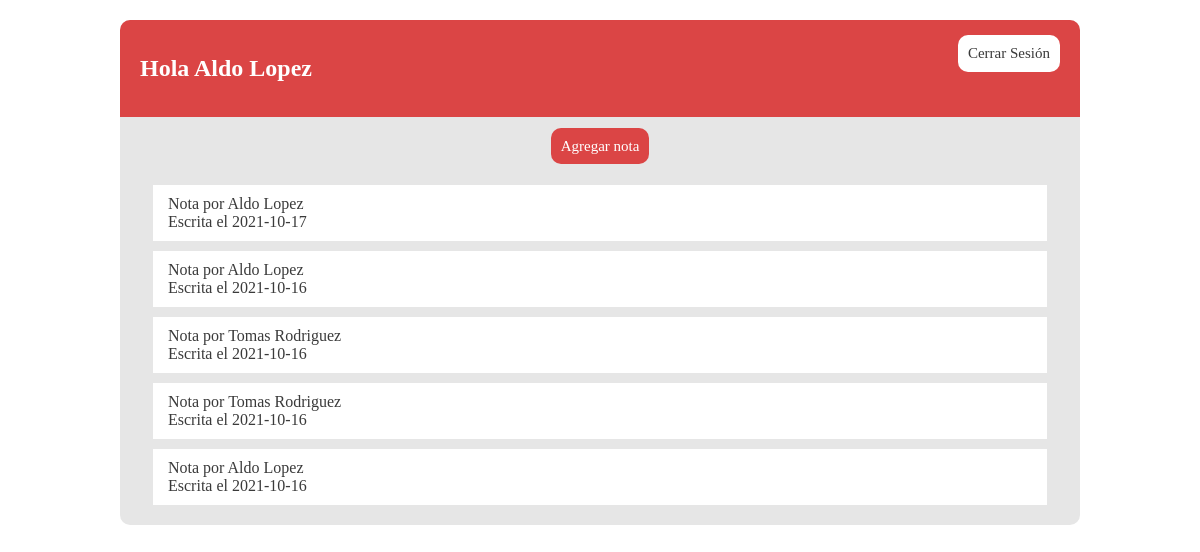
/index (signed in), run on the app's committed database.
### tables this page shows
CREATE TABLE `personal` (
  `idpersonal` int(11) NOT NULL,
  `apepaterno` varchar(80) NOT NULL,
  `apematerno` varchar(80) NOT NULL,
  `nombre` varchar(100) NOT NULL,
  `direccion` varchar(180) NOT NULL,
  `fechadeingreso` date NOT NULL
);

CREATE TABLE `nota` (
  `idnota` int(11) NOT NULL,
  `personal` int(11) NOT NULL,
  `contenido` text NOT NULL,
  `fecha` date NOT NULL
);

### www/model/usuario/ver_perfil.php (called while the page is built)
<?php
    $sql="SELECT * FROM registrousuario WHERE nombreusuario=:usuario";
    $resultado=$base->prepare($sql);
    $resultado->bindValue(":usuario",$usuario);
    $resultado->execute();
    $registro=$resultado->fetch((PDO::FETCH_ASSOC));
    $personal = $registro["personal"];
    $tipo = $registro["tipo"];
    $sql="SELECT apepaterno, nombre FROM personal WHERE idpersonal=:personal";
    $resultado=$base->prepare($sql);
    $resultado->bindValue(":personal",$personal);
    $resultado->execute();
    $registro=$resultado->fetch((PDO::FETCH_ASSOC));
    $profilename = $registro["nombre"] . " " . $registro["apepaterno"];
?>

### www/model/nota/seleccionar_notas.php (called while the page is built)
<?php
    $sql="SELECT A.idnota, A.fecha,
    (SELECT CONCAT(B.nombre,' ',B.apepaterno) FROM personal B WHERE B.idpersonal=A.personal) AS Nombre
    FROM nota A ORDER BY A.idnota DESC, A.fecha DESC";
    $resultado=$base->prepare($sql);
    $resultado->execute();
    $notas=$resultado->fetchAll((PDO::FETCH_OBJ));
?>

### www/view/principal/principal.php (the view)
<div class="main">
    <nav>
        <a href="logout">Cerrar Sesión</a>
        <h2>Hola <?= $profilename;?></h2>
    </nav>
    <div class="agregar-nota">
        <?php if($tipo=='Interno'){ ?>
            <a href="agregar-nota">Agregar nota</a>
        <?php }else{?>
            <span><i>Sólo el personal interno puede agregar una nota</i></span>
        <?php }?>
    </div>
    <div class="notas">
        <?php foreach($notas as $nota) { ?>
        <a href="nota?id=<?= $nota->idnota?>">
            <span>Nota por <?= $nota->Nombre?></span> <br>
            <span>Escrita el <?= $nota->fecha?></span>
        </a>
        <?php } ?>
    </div>
</div>

### www/style/index.css (style rules this page uses)
body { margin: 0; padding: 0; font-family: ProximaNova-Regular; }
.main { width: 80%; margin: 20px auto; background: #e6e6e6; border-radius: 10px; padding: 0px 0px 10px 0px; }
.main nav { background: #db4545; padding: 15px 20px; border-top-left-radius: 10px; border-top-right-radius: 10px; color: #FFFFFF; }
.main nav a { font-size: 15px; font-family: Proxima Nova Bold; text-decoration: none; color: #3a3a3a; padding: 10px; border-radius: 10px; background: #FFFFFF; float: right; }
.main .agregar-nota { text-align: center; padding: 20px 0px; }
.main .agregar-nota a { font-size: 15px; font-family: Proxima Nova Bold; text-decoration: none; color: #FFFFFF; padding: 10px; border-radius: 10px; background: #db4545; }
.main .notas a { display: block; width: 90%; margin: 10px auto; background: #FFFFFF; padding: 10px 15px; text-decoration: none; color: #3a3a3a; }

### data on the page
personal: profilename "Aldo Lopez"
nota: Nombre "Aldo Lopez", fecha "2021-10-17"
nota: Nombre "Aldo Lopez", fecha "2021-10-16"
nota: Nombre "Tomas Rodriguez", fecha "2021-10-16"
nota: Nombre "Tomas Rodriguez", fecha "2021-10-16"
nota: Nombre "Aldo Lopez", fecha "2021-10-16"
